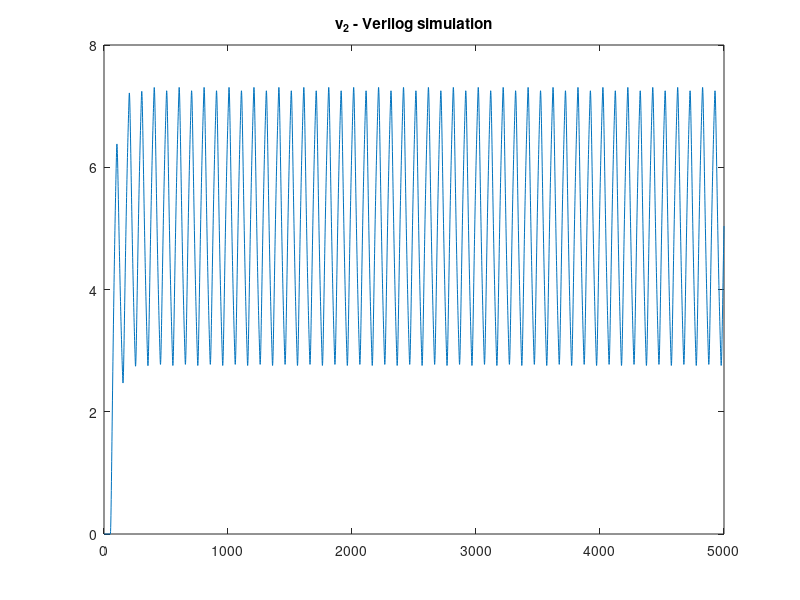

The MATLAB source for this figure:
clear all;

file_d=fopen('decimal.txt','rb');
file_i=fopen('integer.txt','rb');
dec = fscanf(file_d,'%i');
int = fscanf(file_i,'%i');
dec= dec/65536;
num = int + dec;
figure;
plot(num);
title('v_2 - Verilog simulation');